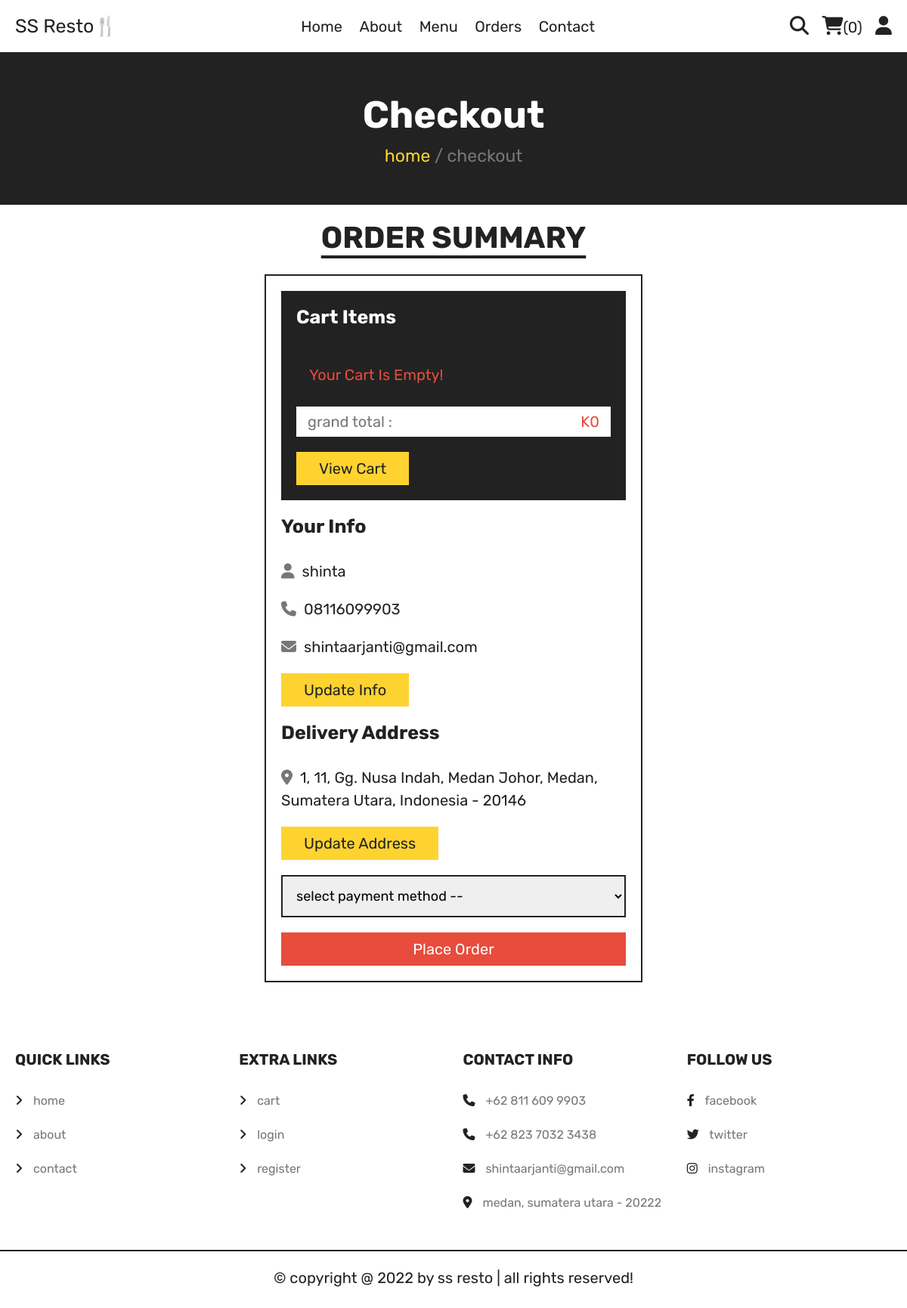
The page /checkout.php (signed in) on the database its author committed.
### tables this page shows
CREATE TABLE `users` (
  `id` int(100) NOT NULL,
  `name` varchar(20) NOT NULL,
  `email` varchar(50) NOT NULL,
  `number` varchar(15) NOT NULL,
  `password` varchar(50) NOT NULL,
  `address` varchar(500) NOT NULL
);

### checkout.php (the view, shortened to what this page needs)
<?php
   include 'components/connect.php';
   if(isset($_SESSION['user_id'])){
      $user_id = $_SESSION['user_id'];
   }
   else{
      $user_id = '';
      header('location:home.php');
   };
?>
<!DOCTYPE html>
<html lang="en">
<head>
   <link rel="stylesheet" href="https://cdnjs.cloudflare.com/ajax/libs/font-awesome/6.2.1/css/all.min.css">
   <link rel="stylesheet" href="css/style.css">
</head>
<body>
<?php include 'components/user_header.php'; ?>
   <div class="heading">
      <h3>checkout</h3>
      <p><a href="home.php">home</a> <span> / checkout</span></p>
   </div>
   <section class="checkout">
      <h1 class="title">order summary</h1>
   <form action="" method="post">
      <div class="cart-items">
         <h3>cart items</h3>
         <?php
            $grand_total = 0;
            $cart_items[] = '';
            $select_cart = $conn->prepare("SELECT * FROM `cart` WHERE user_id = ?");
            $select_cart->execute([$user_id]);
            if($select_cart->rowCount() > 0){
               while($fetch_cart = $select_cart->fetch(PDO::FETCH_ASSOC)){
                  $cart_items[] = $fetch_cart['name'].' ('.$fetch_cart['price'].' x '. $fetch_cart['quantity'].') - ';
                  $total_products = implode($cart_items);
                  $grand_total += ($fetch_cart['price'] * $fetch_cart['quantity']);
         ?>
         <p><span class="name"><?= $fetch_cart['name']; ?></span><span class="price">K<?= $fetch_cart['price']; ?> x <?= $fetch_cart['quantity']; ?></span></p>
         <?php
               }
            }else{
               echo '<p class="empty">your cart is empty!</p>';
            }
         ?>
         <p class="grand-total"><span class="name">grand total :</span><span class="price">K<?= $grand_total; ?></span></p>
         <a href="cart.php" class="btn">view cart</a>
      </div>
      <div class="user-info">
         <h3>your info</h3>
         <p><i class="fas fa-user"></i><span><?= $fetch_profile['name'] ?></span></p>
         <p><i class="fas fa-phone"></i><span><?= $fetch_profile['number'] ?></span></p>
         <p><i class="fas fa-envelope"></i><span><?= $fetch_profile['email'] ?></span></p>
         <a href="update_profile.php" class="btn">update info</a>
         <h3>delivery address</h3>
         <p><i class="fas fa-map-marker-alt"></i><span><?php if($fetch_profile['address'] == ''){echo 'please enter your address';}else{echo $fetch_profile['address'];} ?></span></p>
         <a href="update_address.php" class="btn">update address</a>
         <select name="method" class="box" required>
            <option value="" disabled selected>select payment method --</option>
         </select>
         <input type="submit" value="place order" class="btn <?php if($fetch_profile['address'] == ''){echo 'disabled';} ?>" style="width:100%; background:var(--red); color:var(--white);" name="submit">
      </div>
   </form>
   </section>
<?php include 'components/footer.php'; ?>
</body>
</html>

### css/style.css (style rules this page uses)
:root { --yellow:#fed330; --red:#e74c3c; --white:#fff; --black:#222; --light-color:#777; --border:.2rem solid var(--black); }
* { font-family: 'Rubik', sans-serif; margin:0; padding:0; box-sizing: border-box; outline: none; border: none; text-decoration: none; }
html { font-size: 62.5%; overflow-x: hidden; scroll-behavior: smooth; stop-opacity: 7rem; }
section { margin:0 auto; max-width: 1200px; padding:2rem; }
.title { text-align: center; margin-bottom: 2.5rem; font-size: 4rem; color:var(--black); text-transform: uppercase; text-decoration: underline; text-underline-offset: 1rem; }
.heading { display: flex; align-items: center; justify-content: center; gap:1rem; flex-flow: column; background-color: var(--black); min-height: 20rem; }
.heading h3 { font-size: 5rem; color:var(--white); text-transform: capitalize; }
.heading p { font-size: 2.3rem; color:var(--light-color); }
.heading p a { color:var(--yellow); }
.btn, .delete-btn { margin-top: 1rem; display: inline-block; font-size: 2rem; padding:1rem 3rem; cursor: pointer; text-transform: capitalize; transition: .2s linear; }
.btn { background-color: var(--yellow); color:var(--black); }
.empty { border:var(--border); padding:1.5rem; text-align: center; width: 100%; font-size: 2rem; text-transform: capitalize; color:var(--red); }
.checkout form { max-width: 50rem; margin:0 auto; border:var(--border); padding:2rem; }
.checkout form h3 { font-size: 2.5rem; text-transform: capitalize; padding: 2rem 0; color:var(--black); }
.checkout form .cart-items { background-color: var(--black); padding:2rem; padding-top: 0; }
.checkout form .cart-items h3 { color:var(--white); }
.checkout form .cart-items p { display: flex; align-items: center; gap:1.5rem; justify-content: space-between; margin:1rem 0; line-height: 1.5; font-size: 2rem; }
.checkout form .cart-items p .name { color:var(--light-color); }
.checkout form .cart-items p .price { color:var(--yellow); }
.checkout form .cart-items .grand-total { background-color: var(--white); padding:.5rem 1.5rem; }
.checkout form .cart-items .grand-total .price { color:var(--red); }
.checkout form .user-info p { font-size: 2rem; line-height: 1.5; padding:1rem 0; }
.checkout form .user-info p i { color:var(--light-color); margin-right: 1rem; }
.checkout form .user-info p span { color:var(--black); }
.checkout form .user-info .box { width: 100%; border:var(--border); padding:1.4rem; margin-top: 2rem; margin-bottom: 1rem; font-size: 1.8rem; }

### rows shown on the page
users: name "shinta", number "08116099903", email "shintaarjanti@gmail.com", address "1, 11, Gg. Nusa Indah, Medan Johor, Medan, Sumatera Utara, Indonesia - 20146", submit "place order"

### other values the page prints
$total_cart_items "0"
$grand_total "0"
